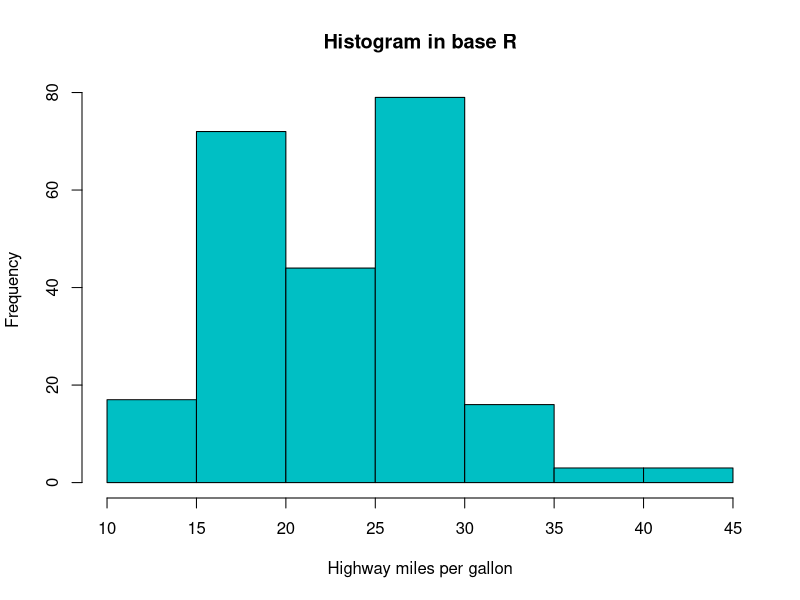
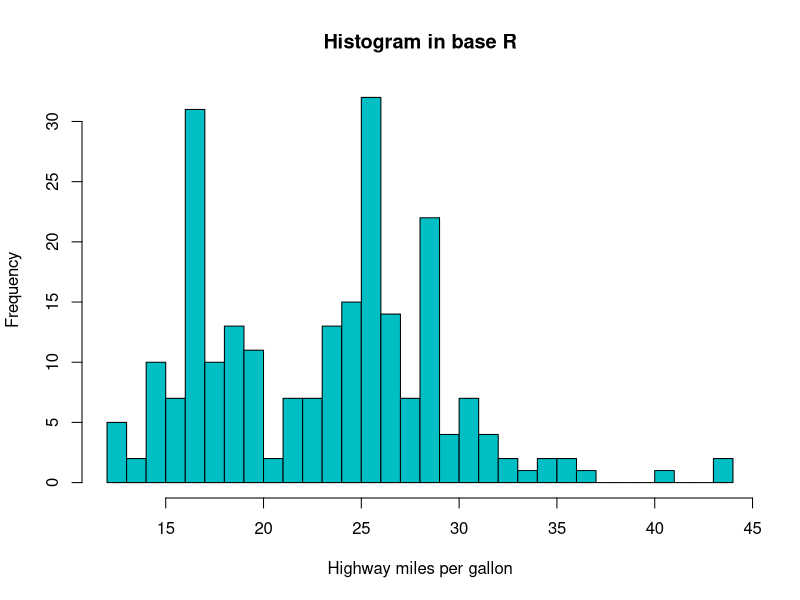
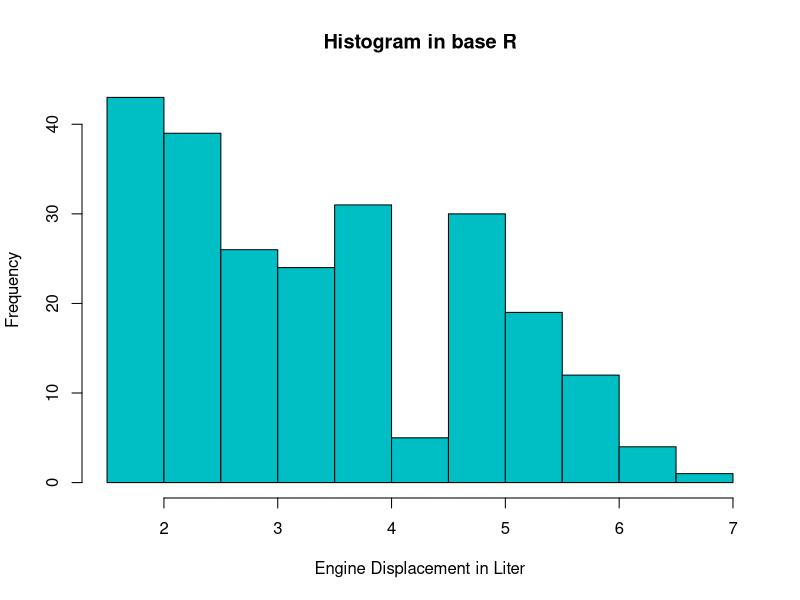
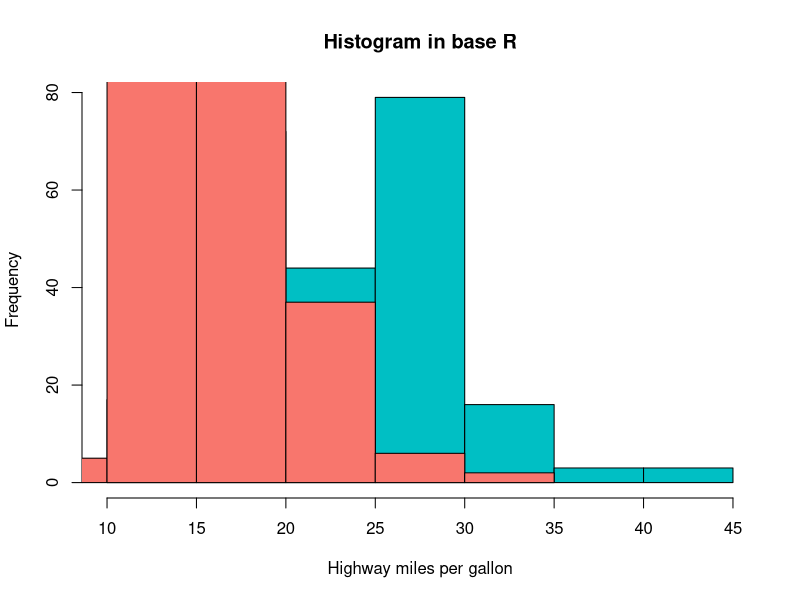
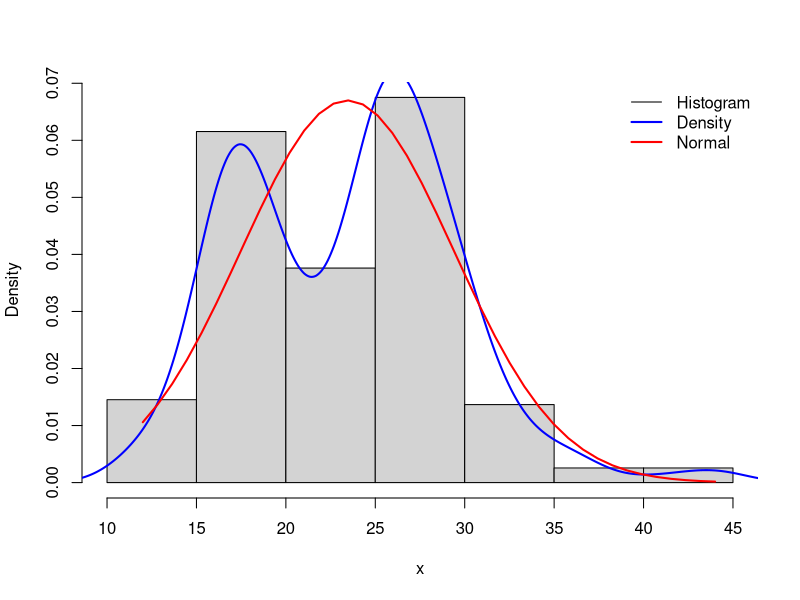
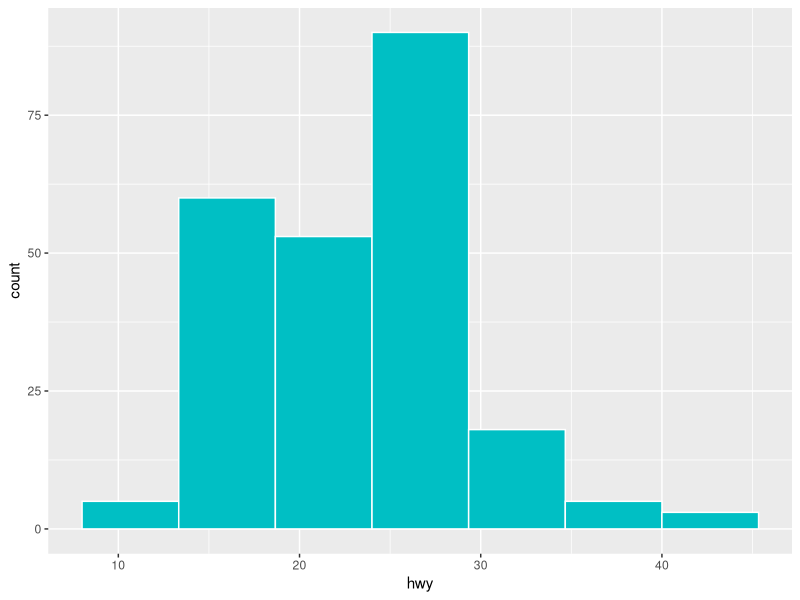
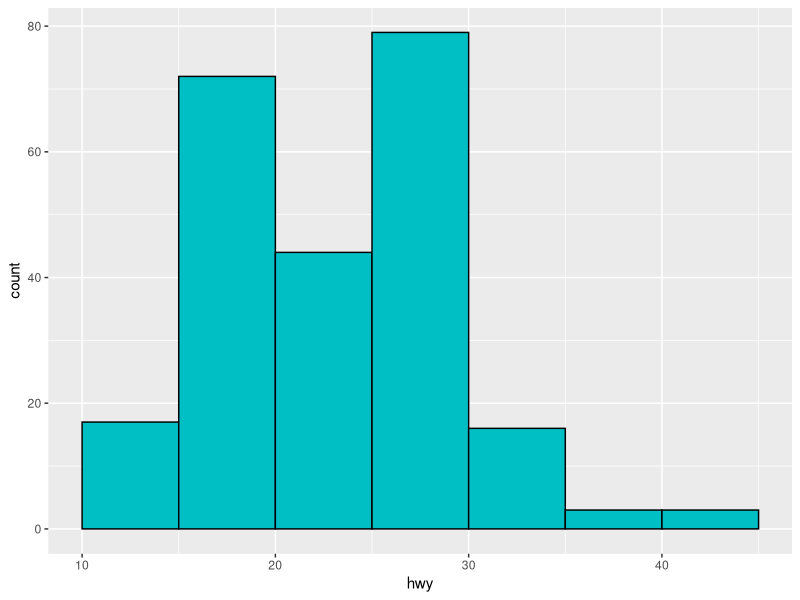
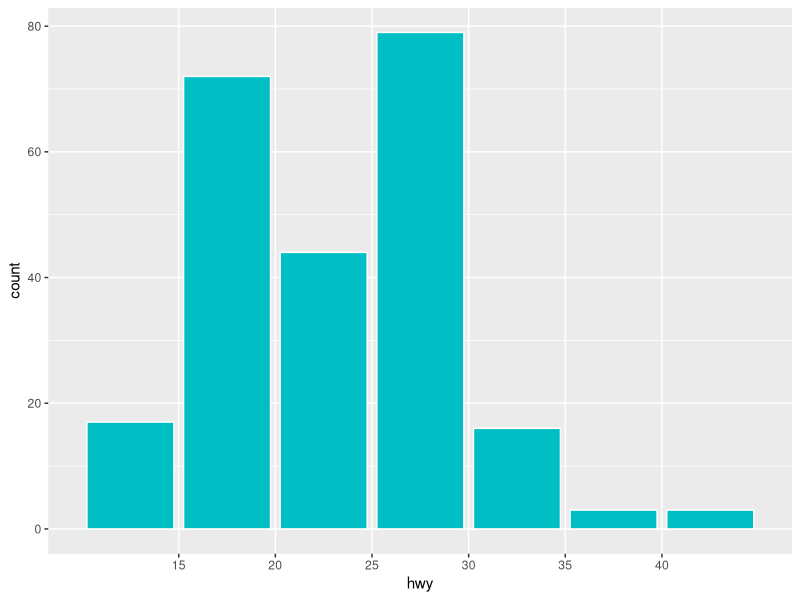

Here is the R script that generated these plots, in order:
## ---- chunk 1
library(ggplot2)
## ---- chunk 2
df <- ggplot2::mpg
## ---- chunk 3
head(df)
## ---- chunk 4
df$class <- factor(df$class)
## ---- chunk 5
graphics::hist(df$hwy, breaks = "sturges", col = "#00BFC4",
xlab = "Highway miles per gallon",
main = "Histogram in base R")
## ---- chunk 6
graphics::hist(df$hwy, breaks = 27, col = "#00BFC4",
xlab = "Highway miles per gallon",
main = "Histogram in base R")
## ---- chunk 7
graphics::hist(df$displ, breaks = "sturges", col = "#00BFC4",
      xlab = "Engine Displacement in Liter",
      main = "Histogram in base R")
## ---- chunk 8
graphics::hist(df$hwy, breaks = "sturges", col = "#00BFC4",
xlab = "Highway miles per gallon",
main = "Histogram in base R")
hist(df$cty, add = TRUE, col = "#F8766D")
## ---- chunk 9
histDenNorm <- function(x, main = "") {
   hist(x, prob = TRUE, main = main) # Histogram
   lines(density(x), col = "blue", lwd = 2) # Density 
   x2 <- seq(min(x), max(x), length = 40)
   f <- dnorm(x2, mean(x), sd(x))
   lines(x2, f, col = "red", lwd = 2) # Normal
   legend("topright", c("Histogram", "Density", "Normal"), box.lty = 0,
          lty = 1, col = c("black", "blue", "red"), lwd = c(1, 2, 2))
}
## ---- chunk 10
histDenNorm(df$hwy)
## ---- chunk 11
ggplot(data = df, aes(x = hwy)) +
geom_histogram(bins = 7, fill = "#00BFC4", color = "#ffffff")
## ---- chunk 12
nbreaks <- pretty(range(df$hwy), n = nclass.Sturges(df$hwy),
                  min.n = 1)
ggplot(data = df, aes(x = hwy)) +
geom_histogram(breaks = nbreaks, fill = "#00BFC4", color = "#000000")
## ---- chunk 13
ggplot(data = df, aes(x = hwy)) +
geom_bar(fill = "#00BFC4", color = "#ffffff") +
scale_x_binned()
## ---- chunk 14
ggplot(diamonds, aes(price, fill = cut)) +
  geom_histogram(binwidth = 500)
